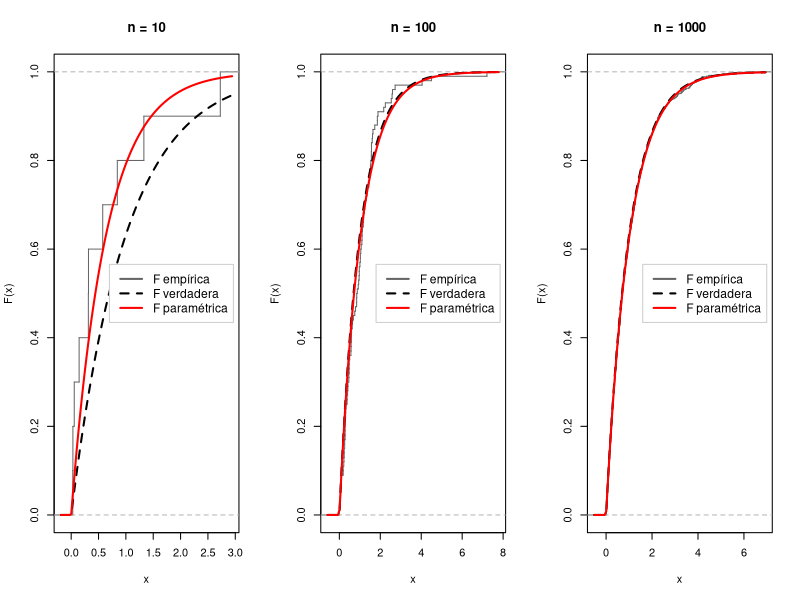

This figure's R source:
# IECD - Practica 2 - Ejercicio 14
# Muestra de una exponencial E(lambda), F empirica vs. estimador parametrico


set.seed(123)
lambda0 <- 1

ejercicio14 <- function(n, lambda0 = 1) {
  x <- rexp(n, rate = lambda0) # a)
  lambda_mom <- 1 / mean(x)  # b)
  lambda_emv <- n / sum(x)

  plot(ecdf(x), do.points = FALSE, verticals = TRUE, col = "grey40",
       main = paste0("n = ", n), xlab = "x", ylab = "F(x)")
  curve(pexp(x, rate = lambda0), add = TRUE, lwd = 2, lty = 2) # F verdadera
  curve(pexp(x, rate = lambda_emv), add = TRUE, lwd = 2, col = "red") # c) plug-in
  legend("right", inset = 0.03, bg = "white", box.col = "grey80", cex = 1.1,
         legend = c("F empírica", "F verdadera", "F paramétrica"),
         col = c("grey40", "black", "red"), lty = c(1, 2, 1), lwd = 2)

  c(n = n, lambda_mom = lambda_mom, lambda_emv = lambda_emv)
}

par(mfrow = c(1, 3))
rbind(ejercicio14(10), ejercicio14(100), ejercicio14(1000)) # d)
par(mfrow = c(1, 1))
